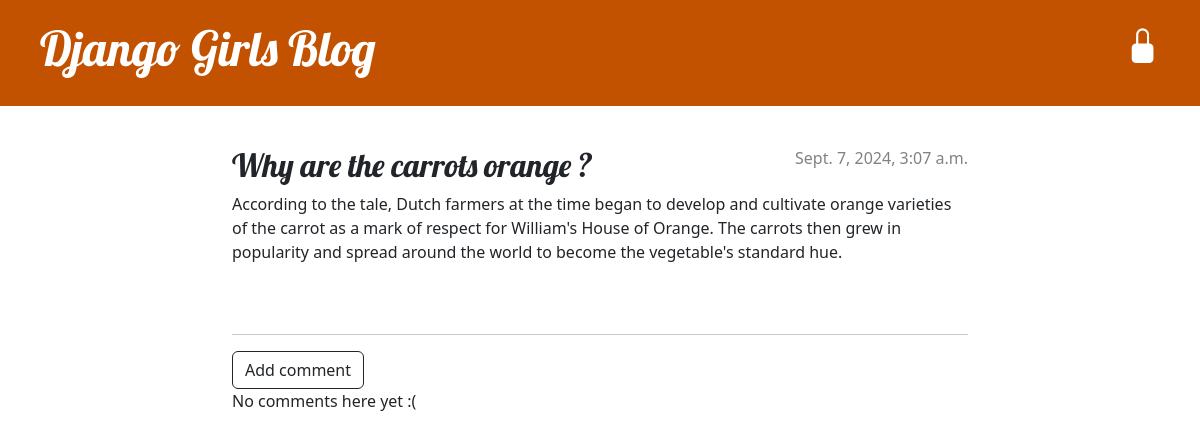
The app's page /post/1/ with its own data.
### blog/models.py (models this page shows, shortened)
class Post(models.Model):
    author = models.ForeignKey(settings.AUTH_USER_MODEL, on_delete=models.CASCADE)
    title = models.CharField(max_length=200)
    text = models.TextField()
    created_date = models.DateTimeField(default=timezone.now)
    published_date = models.DateTimeField(blank=True, null=True)

### blog/views.py (the view)
# urls.py: path('post/<int:pk>/', views.post_detail, name='post_detail'),
def post_detail(request, pk):
    post = get_object_or_404(Post, pk=pk)
    return render(request, 'blog/post_detail.html', {'post': post})

### blog/templates/blog/post_detail.html (shortened to what this page needs)
{% extends 'blog/base.html' %}
{% block content %}
    <article class="post">
    {% if post.published_date %}
        <div class="date">
            {{ post.published_date }}
        </div>
    {% else %}
        <form method="POST" action="{% url 'post_publish' pk=post.pk %}"class="post-form">{% csrf_token %}
            <button type="submit" class="post btn btn-info" name="publish">Publish</button>
        </form>
    {% endif %}
        <h2>{{ post.title }}</h2>
        <p>{{ post.text|linebreaksbr }}</p>
    </article>
    <hr>
    <a type="button" class="btn btn-outline-dark" href="{% url 'add_comment_to_post' pk=post.pk %}">Add comment</a>
    {% for comment in post.comments.all %}
    {% if user.is_authenticated or comment.approved_comment %}
    <div class="comment">
        <div class="date">
            {{ comment.created_date }}
            {% if not comment.approved_comment %}
                <a class="btn btn-outline-dark" href="{% url 'comment_remove' pk=comment.pk %}">
                    <i class="bi bi-x-square"></i>
                </a>
                <a class="btn btn-outline-dark" href="{% url 'comment_approve' pk=comment.pk %}">
                    <i class="bi bi-check-square"></i>
                </a>
            {% endif %}
        </div>
        <strong>{{ comment.author }}</strong>
        <p>{{ comment.text|linebreaks }}</p>
    </div>
    {% endif %}
    {% empty %}
        <p>No comments here yet :(</p>
    {% endfor %}
{% endblock %}

### blog/static/css/blog.css (style rules this page uses)
h1, h2, h3, h4 { font-family: 'Lobster', cursive; }
.date { color: #828282; }
.post { margin-bottom: 70px; }
.post > .date, .post > .actions { float: right; }

### records on screen
Post: published_date "Sept. 7, 2024, 3:07 a.m.", title "Why are the carrots orange ?", text "According to the tale, Dutch farmers at the time began to develop and cultivate orange varieties of the carrot as a mark of respect for William's House of Orange. The carrots then grew in popularity and spread around the world to become the vegetable's standard hue."
